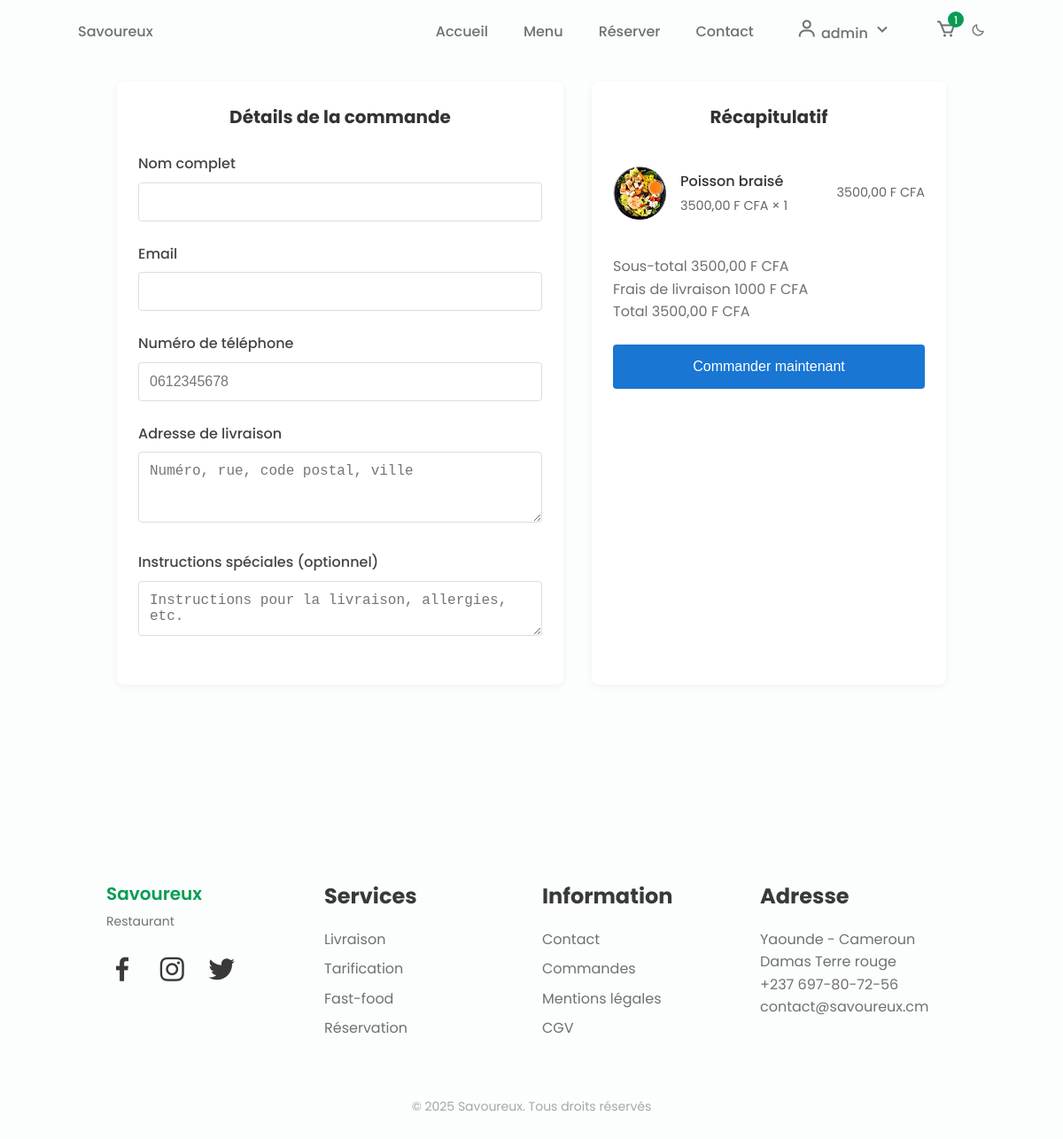
Screenshot of /checkout/ (signed in) with the database file from the repository.
### ecomm/models.py (models this page shows, shortened)
class Cart(models.Model):
    user = models.OneToOneField(User, on_delete=models.CASCADE)
    created_at = models.DateTimeField(auto_now_add=True)
    updated_at = models.DateTimeField(auto_now=True)
    def get_total(self):
        return sum(item.get_total() for item in self.cartitem_set.all())
    def get_total_items(self):
        return self.cartitem_set.aggregate(total_items=models.Sum('quantity'))['total_items'] or 0
    def get_subtotal(self):
        return self.get_total()
    def get_delivery_fee(self):
        return Decimal('1000')  # 1000 F CFA de frais de livraison

class CartItem(models.Model):
    cart = models.ForeignKey(Cart, on_delete=models.CASCADE)
    menu_item = models.ForeignKey(MenuItem, on_delete=models.CASCADE)
    quantity = models.PositiveIntegerField(default=1)
    def get_total(self):
        return self.menu_item.price * self.quantity

class MenuItem(models.Model):
    name = models.CharField(max_length=100)
    description = models.TextField()
    price = models.DecimalField(max_digits=10, decimal_places=2)
    image = models.ImageField(upload_to='menu_items/', blank=True, null=True)
    category = models.ForeignKey(Category, on_delete=models.CASCADE)
    is_available = models.BooleanField(default=True)

### ecomm/views.py (the view, shortened to what this page needs)
# urls.py: path('checkout/', views.checkout, name='checkout'),
@login_required
def checkout(request):
    cart = get_object_or_404(Cart, user=request.user)
    return render(request, 'checkout.html', {'cart': cart})

### ecomm/templates/checkout.html (shortened to what this page needs)
{% extends 'base.html' %}
{% load static %}
{% block content %}
<div class="checkout-container">
    <div class="checkout-grid">
        <div class="order-details">
            <h2 class="section-title">Détails de la commande</h2>
            <form method="post" id="orderForm">
                <div class="form-group">
                    <label for="name">Nom complet</label>
                    <input type="text" id="name" name="name" class="form-control" required value="{{ request.user.get_full_name }}">
                </div>
                <div class="form-group">
                    <label for="email">Email</label>
                    <input type="email" id="email" name="email" class="form-control" required value="{{ request.user.email }}">
                </div>
                <div class="form-group">
                    <label for="phone">Numéro de téléphone</label>
                    <input type="tel" id="phone" name="phone" class="form-control" required pattern="[0-9]{10}" placeholder="0612345678">
                </div>
                <div class="form-group">
                    <label for="address">Adresse de livraison</label>
                    <textarea id="address" name="address" class="form-control" rows="3" required placeholder="Numéro, rue, code postal, ville"></textarea>
                </div>
                <div class="form-group">
                    <label for="notes">Instructions spéciales (optionnel)</label>
                    <textarea id="notes" name="notes" class="form-control" rows="2" placeholder="Instructions pour la livraison, allergies, etc."></textarea>
                </div>
            </form>
        </div>
        <div class="order-summary">
            <h2 class="section-title">Récapitulatif</h2>
            <div class="cart-items">
                {% for item in cart.cartitem_set.all %}
                <div class="cart-item">
                    {% if item.menu_item.image %}
                        <img src="{{ item.menu_item.image.url }}" alt="{{ item.menu_item.name }}" class="item-image">
                    {% else %}
                        <div class="item-image d-flex align-items-center justify-content-center bg-secondary text-white rounded">
                            <i class='bx bx-image'></i>
                        </div>
                    {% endif %}
                    <div class="item-details">
                        <div class="item-name">{{ item.menu_item.name }}</div>
                        <div class="item-price">{{ item.menu_item.price }} F CFA × {{ item.quantity }}</div>
                    </div>
                    <div class="item-quantity">
                        {{ item.get_total }} F CFA
                    </div>
                </div>
                {% endfor %}
            </div>
            <div class="order-total">
                <div class="total-row">
                    <span>Sous-total</span>
                    <span>{{ cart.get_subtotal }} F CFA</span>
                </div>
                <div class="total-row">
                    <span>Frais de livraison</span>
                    <span>{{ cart.get_delivery_fee }} F CFA</span>
                </div>
                <div class="total-row final">
                    <span>Total</span>
                    <span>{{ cart.get_total }} F CFA</span>
                </div>
            </div>
            <button type="submit" form="orderForm" class="btn-order">
                Commander maintenant
            </button>
        </div>
    </div>
</div>
{% endblock %}

### ecomm/templates/base.html (shortened to what this page needs)
{% load static %}
<!DOCTYPE html>
<html lang="fr">
<head>
    <link href='https://cdn.jsdelivr.net/npm/boxicons@2.0.5/css/boxicons.min.css' rel='stylesheet'>
    <link rel="stylesheet" href="{% static 'css/styles.css' %}">
</head>
<body>
    <header class="l-header" id="header">
        <nav class="nav bd-container">
            <a href="{% url 'index' %}" class="nav__logo">Savoureux</a>
            <div class="nav__menu" id="nav-menu">
                <ul class="nav__list">
                    <li class="nav__item"><a href="{% url 'index' %}" class="nav__link {% if request.resolver_match.url_name == 'index' %}active{% endif %}">Accueil</a></li>
                    <li class="nav__item"><a href="{% url 'menu' %}" class="nav__link {% if request.resolver_match.url_name == 'menu' %}active{% endif %}">Menu</a></li>
                    <li class="nav__item"><a href="{% url 'make_reservation' %}" class="nav__link {% if request.resolver_match.url_name == 'make_reservation' %}active{% endif %}">Réserver</a></li>
                    <li class="nav__item"><a href="{% url 'contact' %}" class="nav__link {% if request.resolver_match.url_name == 'contact' %}active{% endif %}">Contact</a></li>
                    {% if user.is_authenticated %}
                        <li class="nav__item user-dropdown">
                            <a href="#" class="nav__link user-dropdown-toggle">
                                <i class='bx bx-user'></i>
                                {{ user.username }}
                                <i class='bx bx-chevron-down'></i>
                            </a>
                        </li>
                        <li class="nav__item">
                            <a href="{% url 'panier' %}" class="nav__link nav__cart">
                                <i class='bx bx-cart'></i>
                                <span class="cart-count">{{ request.user.cart.get_total_items }}</span>
                            </a>
                        </li>
                    {% else %}
                        <li class="nav__item"><a href="{% url 'login' %}" class="nav__link">Connexion</a></li>
                        <li class="nav__item"><a href="{% url 'register' %}" class="nav__link">Inscription</a></li>
                    {% endif %}
                    <li><i class='bx bx-moon change-theme' id="theme-button"></i></li>
                </ul>
            </div>
        </nav>
    </header>
    <main class="l-main">
        {% block content %}
        {% endblock %}
    </main>
    <footer class="footer section bd-container">
        <div class="footer__container bd-grid">
            <div class="footer__content">
                <a href="#" class="footer__logo">Savoureux</a>
                <span class="footer__description">Restaurant</span>
                <div>
                    <a href="#" class="footer__social"><i class='bx bxl-facebook'></i></a>
                    <a href="#" class="footer__social"><i class='bx bxl-instagram'></i></a>
                    <a href="#" class="footer__social"><i class='bx bxl-twitter'></i></a>
                </div>
            </div>
            <div class="footer__content">
                <h3 class="footer__title">Services</h3>
                <ul>
                    <li><a href="#" class="footer__link">Livraison</a></li>
                    <li><a href="#" class="footer__link">Tarification</a></li>
                    <li><a href="#" class="footer__link">Fast-food</a></li>
                    <li><a href="#" class="footer__link">Réservation</a></li>
                </ul>
            </div>
            <div class="footer__content">
                <h3 class="footer__title">Information</h3>
                <ul>
                    <li><a href="{% url 'contact' %}" class="footer__link">Contact</a></li>
                    <li><a href="{% url 'my_orders' %}" class="footer__link">Commandes</a></li>
                    <li><a href="#" class="footer__link">Mentions légales</a></li>
                    <li><a href="#" class="footer__link">CGV</a></li>
                </ul>
            </div>
            <div class="footer__content">
                <h3 class="footer__title">Adresse</h3>
                <ul>
                    <li>Yaounde  - Cameroun</li>
                    <li>Damas Terre rouge</li>
                    <li>+237 697-80-72-56</li>
                    <li>contact@savoureux.cm</li>
                </ul>
            </div>
        </div>
        <p class="footer__copy">&#169; 2025 Savoureux. Tous droits réservés</p>
    </footer>
</body>
</html>

### ecomm/static/css/styles.css (style rules this page uses)
:root { --header-height: 3rem; --first-color: #069C54; --first-color-alt: #048654; --title-color: #393939; --text-color: #707070; --text-color-light: #A6A6A6; --body-color: #FBFEFD; --container-color: #FFFFFF; --body-font: 'Poppins', sans-serif; --biggest-font-size: 2.25rem; --h1-font-size: 1.5rem; --h2-font-size: 1.25rem; --h3-font-size: 1rem; --normal-font-size: .938rem; --small-font-size: .813rem; --smaller-font-size: .75rem; --font-medium: 500; --font-semi-bold: 600; --mb-1: .5rem; --mb-2: 1rem; --mb-3: 1.5rem; --mb-4: 2rem; --mb-5: 2.5rem; --mb-6: 3rem; --z-tooltip: 10; --z-fixed: 100; }
@media screen and (min-width: 768px) { :root { --biggest-font-size: 4rem; --h1-font-size: 2.25rem; --h2-font-size: 1.5rem; --h3-font-size: 1.25rem; --normal-font-size: 1rem; --small-font-size: .875rem; --smaller-font-size: .813rem; } }
*,::before,::after { box-sizing: border-box; }
html { scroll-behavior: smooth; }
.bx { font-size: 1.5em; }
.change-theme { position: absolute; right: 1rem; top: 1.8rem; color: var(--text-color); font-size: 1rem; cursor: pointer; }
body { margin: var(--header-height) 0 0 0; font-family: var(--body-font); font-size: var(--normal-font-size); background-color: var(--body-color); color: var(--text-color); line-height: 1.6; }
h1,h2,h3,p,ul { margin: 0; }
ul { padding: 0; list-style: none; }
a { text-decoration: none; }
img { max-width: 100%; height: auto; }
.section { padding: 4rem 0 2rem; }
.section-title, .section-subtitle { text-align: center; }
.section-title { font-size: var(--h1-font-size); color: var(--title-color); margin-bottom: var(--mb-3); }
.bd-container { max-width: 960px; width: calc(100% - 2rem); margin-left: var(--mb-2); margin-right: var(--mb-2); }
.bd-grid { display: grid; gap: 1.5rem; }
.l-header { width: 100%; position: fixed; top: 0; left: 0; z-index: var(--z-fixed); background-color: var(--body-color); }
.nav { max-width: 1024px; height: var(--header-height); display: flex; justify-content: space-between; align-items: center; }
.nav__item { margin-bottom: var(--mb-2); }
.nav__link, .nav__logo, .nav__toggle { color: var(--text-color); font-weight: var(--font-medium); }
.nav__link { transition: .3s; }
.footer__container { grid-template-columns: repeat(auto-fit, minmax(220px, 1fr)); row-gap: 2rem; }
.footer__logo { font-size: var(--h3-font-size); color: var(--first-color); font-weight: var(--font-semi-bold); }
.footer__description { display: block; font-size: var(--small-font-size); margin: .25rem 0 var(--mb-3); }
.footer__social { font-size: 1.5rem; color: var(--title-color); margin-right: var(--mb-2); }
.footer__title { font-size: var(--h2-font-size); color: var(--title-color); margin-bottom: var(--mb-2); }
.footer__link { display: inline-block; color: var(--text-color); margin-bottom: var(--mb-1); }
.footer__copy { text-align: center; font-size: var(--small-font-size); color: var(--text-color-light); margin-top: 3.5rem; }
@media screen and (min-width: 768px) { body { margin: 0; } }
@media screen and (min-width: 768px) { .section { padding-top: 8rem; } }
@media screen and (min-width: 768px) { .nav { height: calc(var(--header-height) + 1.5rem); } }
@media screen and (min-width: 768px) { .nav__list { display: flex; align-items: center; } }
@media screen and (min-width: 768px) { .nav__item { margin-left: var(--mb-5); margin-bottom: 0; } }
@media screen and (min-width: 768px) { .change-theme { position: initial; margin-left: var(--mb-2); } }
@media screen and (min-width: 960px) { .bd-container { margin-left: auto; margin-right: auto; } }

### ecomm/templates/base.html (style rules this page uses)
.user-dropdown { position: relative; display: inline-block; }
.user-dropdown-toggle { cursor: pointer; padding: 0.5rem; border-radius: 0.5rem; transition: all 0.3s ease; }
.nav__cart { position: relative; display: inline-flex; align-items: center; }
.cart-count { position: absolute; top: -8px; right: -8px; background-color: var(--first-color); color: var(--body-color); font-size: 0.75rem; padding: 2px 6px; border-radius: 50%; min-width: 18px; height: 18px; display: flex; align-items: center; justify-content: center; }

### rows the page displays
CartItem: menu_item.image (picture), menu_item.name "Poisson braisé", menu_item.price "3500,00", quantity "1", get_total "3500,00"
Cart: get_subtotal "3500,00", get_delivery_fee "1000", get_total "3500,00"

### other values shown
{{ user.username }} "admin"
{{ request.user.cart.get_total_items }} "1"
